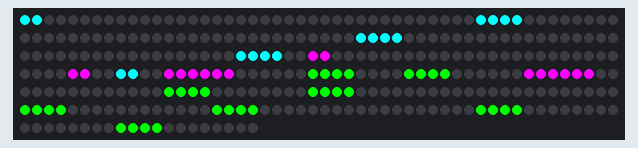
The sketch below on a simulated Arduino Uno, built with avr-gcc and run on an emulated ATmega328P. Shown: 320 RGB LEDs in strip order, left to right, continuing on the next row. Random numbers use the default seed unless the sketch sets one.

Above: at 38.6 s.

The sketch:

Tetris.ino
```cpp
#include <Adafruit_NeoPixel.h>
#ifdef __AVR__
  #include <avr/power.h>
#endif

#define PIN 6
#define GRIDHEIGHT 8
#define GRIDWIDTH 10

#define HEIGHT GRIDHEIGHT + 4
#define WIDTH GRIDWIDTH

#define NUMPIXELS 4*GRIDWIDTH*GRIDHEIGHT

Adafruit_NeoPixel strip = Adafruit_NeoPixel(NUMPIXELS, PIN, NEO_GRB + NEO_KHZ800);
bool grid[HEIGHT][WIDTH];
uint32_t gridColors[GRIDHEIGHT][GRIDWIDTH];

uint32_t blank = strip.Color(0, 0, 0);
uint32_t red = strip.Color(255, 0, 0);
uint32_t blue = strip.Color(0, 0, 255);
uint32_t green = strip.Color(0, 255, 0);
uint32_t cyan = strip.Color(0, 255, 255);
uint32_t purple = strip.Color(255, 0, 255);
uint32_t yellow = strip.Color(255, 255, 0);

struct posn{
  int row;
  int col;
};

struct piece{
  int width;
  uint32_t color;
  posn blocks[4];
};

piece tetris = {0, blank, {{0, 0}, {1, 1}, {2, 2}, {3, 3}}};
posn point = {0, 0};
bool falling = false;
int blocksFell = 0;
int lastPiece = 0;

void setup() {
 #if defined (__AVR_ATtiny85__)
    if (F_CPU == 16000000) clock_prescale_set(clock_div_1);
  #endif
  strip.begin();
  strip.show();
  Serial.begin(9600);
  Reset();


  randomSeed(analogRead(0));

}

void loop() {
  if(falling){
    if(CanMovePieceDown(&tetris)){
      UpdatePiece();
      blocksFell++;
    } else {
      falling = false;
    }
  } else if(blocksFell != 0){
    InitializePiece();
    falling = true;
    blocksFell = 0;
  } else {
    FlashGrid(3);
    Reset();
  }

  strip.show();
  delay(1000);
}

void ClearGrid(){
  for(int i = 0; i < HEIGHT; i++){
    for(int j = 0; j < WIDTH; j++){
      grid[i][j] = false;
    }
  }
}

void Reset(){
  ClearGrid();
  SetGrid(blank);
  falling = true;
  blocksFell = 0;
}

void SetBlock(int16_t row, int16_t col, uint32_t c) {
    int pos =0;
    int offset = row*2*20;
    pos=col*2;
    strip.setPixelColor(offset+pos, c);
    strip.setPixelColor(offset+pos+1, c);
    strip.setPixelColor(offset+39-pos, c);
    strip.setPixelColor(offset+39-(pos+1), c);
    //delay(1);
}

void SetRow(int16_t row, uint32_t c){
  for(int i = 0; i < GRIDWIDTH; i++){
    SetBlock(row, i, c);
  }
}

void SetRowFromGrid(int16_t row){
  for(int i = 0; i < GRIDWIDTH; i++){
    SetBlock(row, i, gridColors[row][i]);
  }
}

void SetGrid(uint32_t c){
  for(int i = 0; i < GRIDHEIGHT; i++){
    SetRow(i, c);
  }
}

void SetGrid(){
  for(int i = 0; i < GRIDHEIGHT; i++){
    SetRowFromGrid(i);
  }
}

void StoreBlock(int16_t row, int16_t col){
  gridColors[row][col] = strip.getPixelColor(row*2*20 + col*2);
}

void StoreRow(int16_t row){
  for(int i = 0; i < GRIDWIDTH; i++){
    StoreBlock(row, i);
  }
}

void StoreGrid(){
  for(int i = 0; i < GRIDHEIGHT; i++){
    StoreRow(i);
  }
}

void FlashRow(int16_t row, uint8_t times){
  StoreRow(row);
  for(int i = 0; i < times; i++){
    SetRow(row, blank);
    strip.show();
    delay(500);
    SetRowFromGrid(row);
    strip.show();
    delay(500);
  }
}

void FlashGrid(uint8_t times){
  StoreGrid();
  for(int i = 0; i < times; i++){
    SetGrid(blank);
    strip.show();
    delay(500);
    SetGrid();
    strip.show();
    delay(500);
  }
}

void Clear(){
  for(int i = 0; i < NUMPIXELS; i++){
    strip.setPixelColor(i, blank);
  }
}

void CreatePosn(posn * p, byte r, byte c){
  p->row = r;
  p->col = c;
}

void MovePosn(posn * p, int deltaRow, int deltaCol){
  p->row = p->row + deltaRow;
  p->col = p->col + deltaCol;
}

void CopyPosn(posn * p, posn * q){
  q->row = p->row;
  q->col = p->col;
}

void MoveandCopyPosn(posn * p, posn * q, int deltaRow, int deltaCol){
  CopyPosn(p, q);
  MovePosn(q, deltaRow, deltaCol);
}

bool PosnEqual(posn * p, posn * q){
  return p->row == q->row && p->col == q->col;
}

void DisplayPosn(posn * p){
  Serial.print("Row: ");
  Serial.print(p->row);
  Serial.print(" Col: ");
  Serial.print(p->col);
  Serial.print("\n");
}

void DisplayPiece(piece * p){
  Serial.println("Piece:");
  for(int i = 0; i < 4; i++){
    Serial.print("\t");
    DisplayPosn(&p->blocks[i]);
  }
}

bool PosnArrayContains(posn * p, posn * q){
  bool result = false;
  for(int i = 0; i < 4; i++){
    result = result || PosnEqual(&p[i], q);
  }
  return result;
}

bool CanMovePieceDown(piece * p){
  bool result = true;
  for(int i = 0; i < 4; i++){
    MoveandCopyPosn(&p->blocks[i], &point, 1, 0);
    if(point.row >= HEIGHT){
      result = false;
    } else {
      if(!PosnArrayContains(p->blocks, &point) && grid[point.row][point.col] != blank){
        result = false;
      }
    }
  }
  return result;
}


void MovePieceDown(piece * p){
  for(int i = 0; i < 4; i++){
    MovePosn(&p->blocks[i], 1, 0);
  }
}

void UpdateGrid(piece * p, bool b){
  for(int i = 0; i < 4; i++){
    grid[p->blocks[i].row][p->blocks[i].col] = b;
  }
}

void DrawPiece(piece * p, uint32_t color){
  for(int i = 0; i < 4; i++){
    if(p->blocks[i].row - 4>= 0){
      SetBlock(p->blocks[i].row - 4, p->blocks[i].col, color);
    }
  }
}

void CreateRandomPiece(piece * p, posn * q){
  int newPiece = random(0, 4);
  while(newPiece == lastPiece){
    newPiece = random(0, 4);
  }
  lastPiece = newPiece;
  switch(lastPiece){
    case 0: {
      CreateI(p, q);
      break;
    }
    case 1: {
      CreateO(p, q);
      break;
    }
    case 2: {
      CreateT(p, q);
      break;
    }
    case 3: {
      CreateS(p, q);
      break;
    }
  }
}

void UpdatePiece(){
  UpdateGrid(&tetris, false);
  DrawPiece(&tetris, blank);
  MovePieceDown(&tetris);
  UpdateGrid(&tetris, true);
  DrawPiece(&tetris, tetris.color);
}

void InitializePiece(){
  CreatePosn(&point, 3, random(0, WIDTH - tetris.width));
  CreateRandomPiece(&tetris, &point);
  UpdateGrid(&tetris, true);
  DrawPiece(&tetris, tetris.color);
}

void CreateI(piece * p, posn * q){
  p->width = 1;
  p->color = cyan;
  MoveandCopyPosn(q, &p->blocks[0], 0, 0);
  MoveandCopyPosn(q, &p->blocks[1], -1, 0);
  MoveandCopyPosn(q, &p->blocks[2], -2, 0);
  MoveandCopyPosn(q, &p->blocks[3], -3, 0);
}


void CreateO(piece * p, posn * q){
  p->width = 2;
  p->color = yellow;
  MoveandCopyPosn(q, &p->blocks[0], 0, 0);
  MoveandCopyPosn(q, &p->blocks[1], -1, 0);
  MoveandCopyPosn(q, &p->blocks[2], 0, 1);
  MoveandCopyPosn(q, &p->blocks[3], -1, 1);
}

void CreateT(piece * p, posn * q){
  p->width = 3;
  p->color = purple;
  MoveandCopyPosn(q, &p->blocks[0], 0, 0);
  MoveandCopyPosn(q, &p->blocks[1], 0, 1);
  MoveandCopyPosn(q, &p->blocks[2], 0, 2);
  MoveandCopyPosn(q, &p->blocks[3], -1, 1);
}

piece CreateS(piece * p, posn * q){
  p->width = 3;
  p->color = green;
  MoveandCopyPosn(q, &p->blocks[0], 0, 0);
  MoveandCopyPosn(q, &p->blocks[1], 0, 1);
  MoveandCopyPosn(q, &p->blocks[2], -1, 1);
  MoveandCopyPosn(q, &p->blocks[3], -1, 2);
}
```
